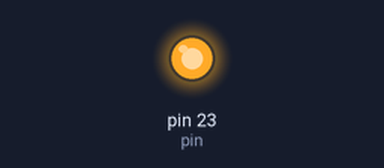
This sketch was run on a simulated Arduino Mega 2560, built with avr-gcc and run on an emulated ATmega2560. On the bench: output pins drawn as LEDs (lit = HIGH).

Above: at 0.5 s.
At 4.5 s:
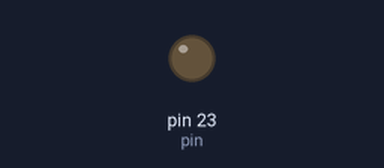
Timing chart, 0 to 7.2 s (numbered marks = the images above):
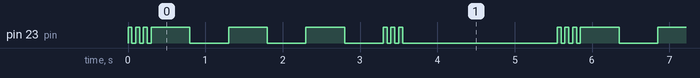

The sketch:

morseCode.ino
```cpp
int pin = 23; // Pin por el que vamos a controlar el encedido y apagado del led


void setup() {
  pinMode(pin, OUTPUT);   // declaramos el pin como salida ( OUTPUT )
}

void loop() {

  //Inicio de la S en código morse
  digitalWrite (pin,HIGH);  // Encendemos el led
  delay (50);	 // Pausa de 50ms
  digitalWrite (pin,LOW);   // Apagamos el led
  delay (50);	 // Pausa de 50ms
  digitalWrite (pin,HIGH);  // Encendemos el led
  delay (50);	 // Pausa de 50ms
  digitalWrite (pin,LOW);   // Apagamos el led
  delay (50);	 // Pausa de 50ms
  digitalWrite (pin,HIGH);  // Encendemos el led
  delay (50);	 // Pausa de 50ms
  digitalWrite (pin,LOW);   // Apagamos el led
  delay (50);	 // Pausa de 50ms
  //Fin de la S en código morse

  //Inicio de la O en código morse
  digitalWrite (pin,HIGH);  // Encendemos el led
  delay (500);	 // Pausa de 500ms
  digitalWrite (pin,LOW);   // Apagamos el led
  delay (500);	 // Pausa de 500ms
  digitalWrite (pin,HIGH);  // Encendemos el led
  delay (500);	 // Pausa de 500ms
  digitalWrite (pin,LOW);   // Apagamos el led
  delay (500);	 // Pausa de 500ms
  digitalWrite (pin,HIGH);  // Encendemos el led
  delay (500);	 // Pausa de 500ms
  digitalWrite (pin,LOW);   // Apagamos el led
  delay (500);	 // Pausa de 500ms
  //Fin de la S en código morse

  //Inicio de la S en código morse
  digitalWrite (pin,HIGH);  // Encendemos el led
  delay (50);	 // Pausa de 50ms
  digitalWrite (pin,LOW);   // Apagamos el led
  delay (50);	 // Pausa de 50ms
  digitalWrite (pin,HIGH);  // Encendemos el led
  delay (50);	 // Pausa de 50ms
  digitalWrite (pin,LOW);   // Apagamos el led
  delay (50);	 // Pausa de 50ms
  digitalWrite (pin,HIGH);  // Encendemos el led
  delay (50);	 // Pausa de 50ms
  digitalWrite (pin,LOW);   // Apagamos el led
  delay (2000);	 // Pausa de 50ms
  //Fin de la S en código morse
}
```

Measured:
- by itself, pin 23 (pin): repeats every 5.6 s: 2 × (LOW 0.05 s, HIGH 0.05 s), LOW 0.05 s, 3 × (HIGH 0.50 s, LOW 0.50 s), 2 × (HIGH 0.05 s, LOW 0.05 s), HIGH 0.05 s, LOW 2.0 s, HIGH 0.05 s
- by itself, everything shown: repeats every 5.6 s, in 18 steps
